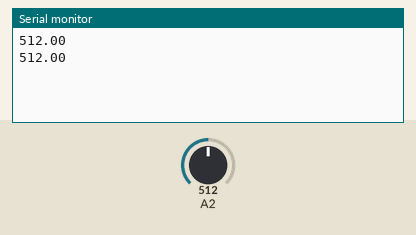
This sketch was run on a simulated Arduino Uno, built with avr-gcc and run on an emulated ATmega328P. Shown: the last lines printed to the serial monitor. Inputs (shaded band) come from the test bench; at power-on: A2 = 512.

Above: at 1.8 s.
1.9 s: A2 set to 716
At 2.8 s:
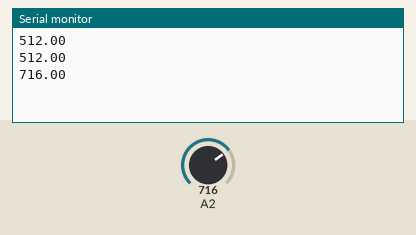
3.4 s: A2 set to 900
At 4.8 s:
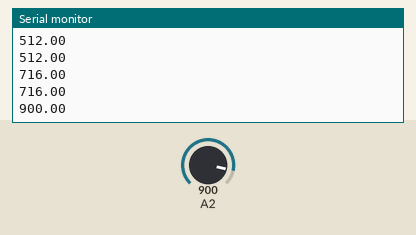
Timing chart, 0 to 6.4 s (numbered marks = the images above; inputs shaded):
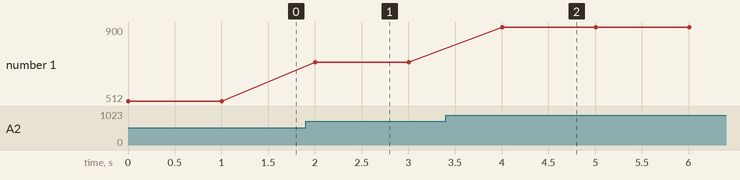

Measured:
- after the input at 1.9 s, the serial monitor: prints a new line after 0.10 s (image 1)
- after the input at 3.4 s, the serial monitor: prints a new line after 0.60 s (image 2)
- plotted number 1: 512 → 716 after the input at 1.9 s, 716 → 900 after the input at 3.4 s

The sketch:

SimpleReadSteer.ino
```cpp
void setup() {
  // put your setup code here, to run once:
  Serial.begin(9600);
}


void loop() {
  // put your main code here, to run repeatedly:
  float v = analogRead(A2);
  Serial.println(v);
  delay(1000);
}
```
